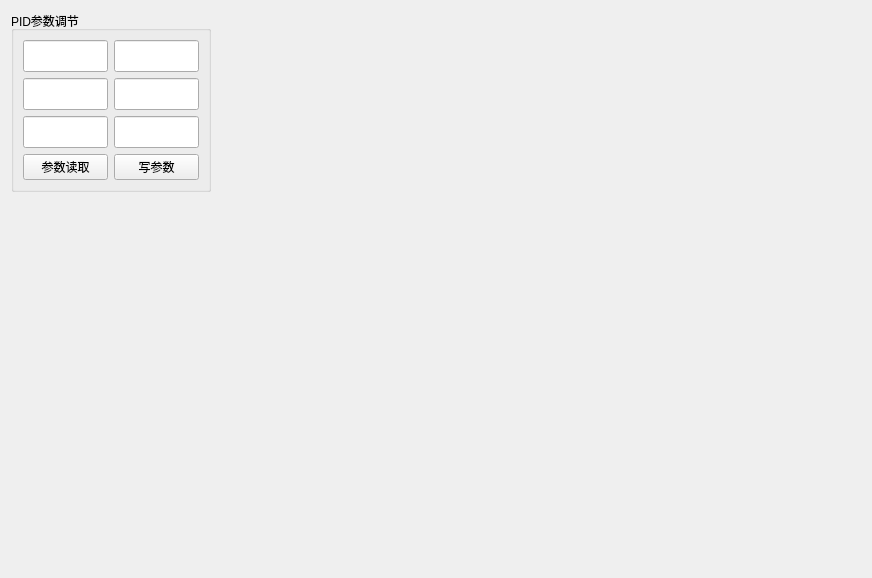
      <widget class="QWidget" name="tab1_3">
       <attribute name="title">
        <string>串口示波器</string>
       </attribute>
       <layout class="QGridLayout" name="gridLayout_59">
        <item row="0" column="0" colspan="3">
         <layout class="QGridLayout" name="gridLayout_55" columnstretch="1,8">
          <property name="spacing">
           <number>1</number>
          </property>
          <item row="0" column="1">
           <widget class="QWidget" name="widget_12" native="true">
            <layout class="QGridLayout" name="gridLayout_56">
             <property name="leftMargin">
              <number>0</number>
             </property>
             <property name="topMargin">
              <number>3</number>
             </property>
             <property name="rightMargin">
              <number>0</number>
             </property>
             <property name="bottomMargin">
              <number>3</number>
             </property>
             <item row="0" column="0">
              <widget class="vQCustomPlot" name="widgetScope" native="true">
               <property name="enabled">
                <bool>true</bool>
               </property>
               <property name="sizePolicy">
                <sizepolicy hsizetype="Expanding" vsizetype="Expanding">
                 <horstretch>0</horstretch>
                 <verstretch>0</verstretch>
                </sizepolicy>
               </property>
               <property name="minimumSize">
                <size>
                 <width>0</width>
                 <height>0</height>
                </size>
               </property>
               <property name="font">
                <font>
                 <kerning>false</kerning>
                </font>
               </property>
               <property name="layoutDirection">
                <enum>Qt::LeftToRight</enum>
               </property>
              </widget>
             </item>
            </layout>
           </widget>
          </item>
          <item row="0" column="0">
           <widget class="QWidget" name="widget_11" native="true">
            <layout class="QGridLayout" name="gridLayout_58">
             <property name="leftMargin">
              <number>0</number>
             </property>
             <property name="topMargin">
              <number>0</number>
             </property>
             <property name="rightMargin">
              <number>0</number>
             </property>
             <property name="bottomMargin">
              <number>0</number>
             </property>
             <property name="verticalSpacing">
              <number>6</number>
             </property>
             <item row="0" column="0">
              <widget class="QGroupBox" name="groupBox_7">
               <property name="sizePolicy">
                <sizepolicy hsizetype="Fixed" vsizetype="Fixed">
                 <horstretch>0</horstretch>
                 <verstretch>0</verstretch>
                </sizepolicy>
               </property>
               <property name="minimumSize">
                <size>
                 <width>200</width>
                 <height>181</height>
                </size>
               </property>
               <property name="maximumSize">
                <size>
                 <width>200</width>
                 <height>181</height>
                </size>
               </property>
               <property name="layoutDirection">
                <enum>Qt::LeftToRight</enum>
               </property>
               <property name="title">
                <string>PID参数调节</string>
               </property>
               <layout class="QGridLayout" name="gridLayout_57">
                <item row="0" column="0">
                 <layout class="QGridLayout" name="gridLayout_2" rowstretch="1,1,1,2">
                  <property name="leftMargin">
                   <number>0</number>
                  </property>
                  <property name="topMargin">
                   <number>0</number>
                  </property>
                  <property name="rightMargin">
                   <number>0</number>
                  </property>
                  <property name="bottomMargin">
                   <number>0</number>
                  </property>
                  <item row="3" column="1">
                   <widget class="QPushButton" name="PIDWriteBt">
                    <property name="text">
                     <string>写参数</string>
                    </property>
                   </widget>
                  </item>
                  <item row="2" column="1">
                   <widget class="QLineEdit" name="lineEdit_D2">
                    <property name="sizePolicy">
                     <sizepolicy hsizetype="Expanding" vsizetype="Expanding">
                      <horstretch>0</horstretch>
                      <verstretch>0</verstretch>
                     </sizepolicy>
                    </property>
                   </widget>
                  </item>
                  <item row="0" column="1">
                   <widget class="QLineEdit" name="lineEdit_P2">
                    <property name="sizePolicy">
                     <sizepolicy hsizetype="Expanding" vsizetype="Expanding">
                      <horstretch>0</horstretch>
                      <verstretch>0</verstretch>
                     </sizepolicy>
                    </property>
                   </widget>
                  </item>
                  <item row="1" column="0">
                   <widget class="QLineEdit" name="lineEdit_I1">
                    <property name="sizePolicy">
                     <sizepolicy hsizetype="Expanding" vsizetype="Expanding">
                      <horstretch>0</horstretch>
                      <verstretch>0</verstretch>
                     </sizepolicy>
                    </property>
                   </widget>
                  </item>
                  <item row="0" column="0">
                   <widget class="QLineEdit" name="lineEdit_P1">
                    <property name="sizePolicy">
                     <sizepolicy hsizetype="Expanding" vsizetype="Ignored">
                      <horstretch>0</horstretch>
                      <verstretch>0</verstretch>
                     </sizepolicy>
                    </property>
                   </widget>
                  </item>
                  <item row="2" column="0">
                   <widget class="QLineEdit" name="lineEdit_D1">
                    <property name="sizePolicy">
                     <sizepolicy hsizetype="Expanding" vsizetype="Expanding">
                      <horstretch>0</horstretch>
                      <verstretch>0</verstretch>
                     </sizepolicy>
                    </property>
                   </widget>
                  </item>
                  <item row="1" column="1">
                   <widget class="QLineEdit" name="lineEdit_I2">
                    <property name="sizePolicy">
                     <sizepolicy hsizetype="Expanding" vsizetype="Expanding">
                      <horstretch>0</horstretch>
                      <verstretch>0</verstretch>
                     </sizepolicy>
                    </property>
                   </widget>
                  </item>
                  <item row="3" column="0">
                   <widget class="QPushButton" name="PIDReadBt">
                    <property name="text">
                     <string>参数读取</string>
                    </property>
                   </widget>
                  </item>
                 </layout>
                </item>
               </layout>
              </widget>
             </item>
             <item row="1" column="0">
              <spacer name="verticalSpacer_5">
               <property name="orientation">
                <enum>Qt::Vertical</enum>
               </property>
               <property name="sizeHint" stdset="0">
                <size>
                 <width>48</width>
                 <height>351</height>
                </size>
               </property>
              </spacer>
             </item>
            </layout>
           </widget>
          </item>
         </layout>
        </item>
        <item row="1" column="0">
         <widget class="vCustomWidget" name="widgetScope1" native="true">
          <property name="maximumSize">
           <size>
            <width>16777215</width>
            <height>64</height>
           </size>
          </property>
         </widget>
        </item>
        <item row="1" column="1">
         <spacer name="horizontalSpacer_2">
          <property name="orientation">
           <enum>Qt::Horizontal</enum>
          </property>
          <property name="sizeHint" stdset="0">
           <size>
            <width>838</width>
            <height>18</height>
           </size>
          </property>
         </spacer>
        </item>
        <item row="1" column="2">
         <widget class="vCustomWidget" name="widgetScope2" native="true">
          <property name="maximumSize">
           <size>
            <width>16777215</width>
            <height>64</height>
           </size>
          </property>
         </widget>
        </item>
       </layout>
      </widget>
